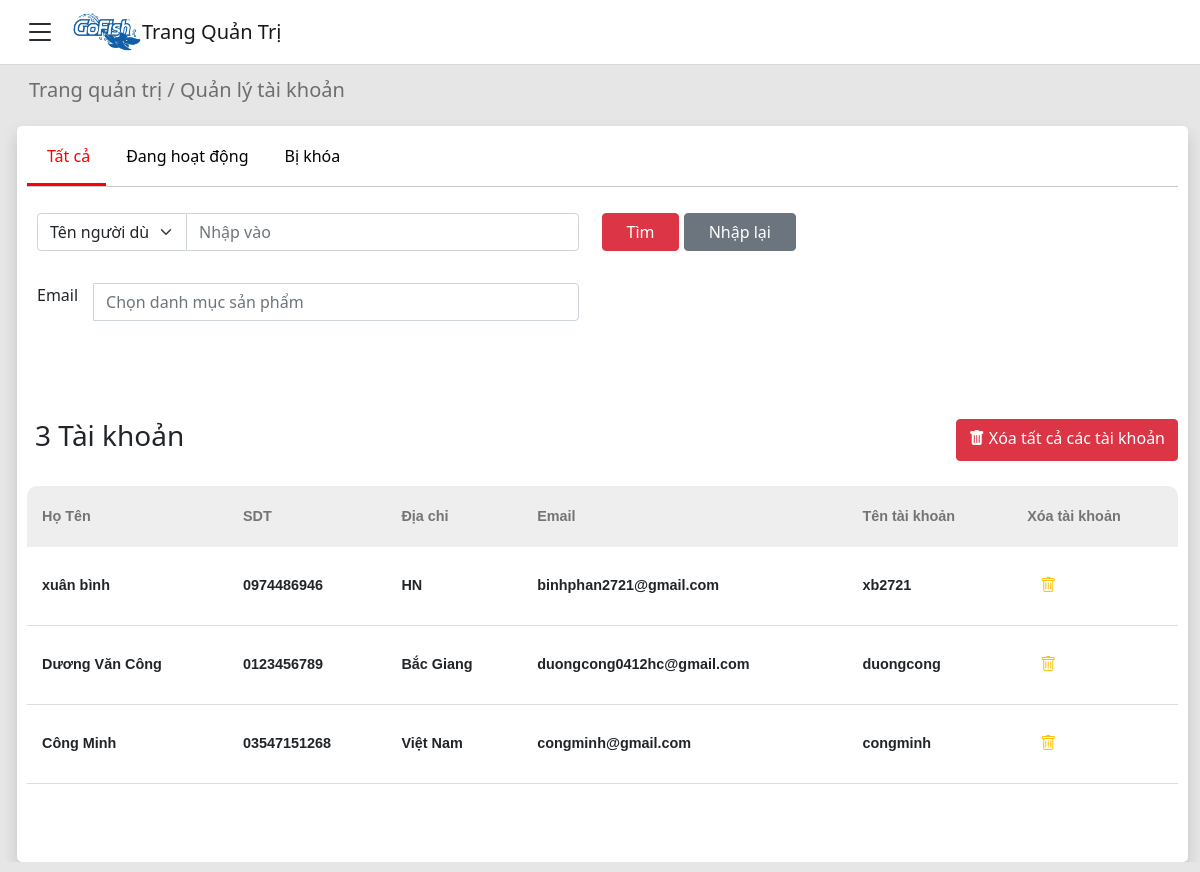
/admin/account.php (signed in), run on the app's committed database.
### tables this page shows
CREATE TABLE `users` (
  `id` int(11) NOT NULL,
  `fullname` varchar(250) NOT NULL,
  `username` varchar(30) NOT NULL,
  `email` varchar(100) NOT NULL,
  `phone` varchar(11) NOT NULL,
  `address` varchar(250) NOT NULL,
  `password` varchar(250) NOT NULL,
  `status` int(11) NOT NULL DEFAULT 0,
  `email_verification_link` varchar(255) NOT NULL,
  `email_verified_at` timestamp NULL DEFAULT NULL
);

### admin/account.php (the view, shortened to what this page needs)
<?php
include "../config/constants.php";
?>
<!DOCTYPE html>
<html lang="vi">
<head>
    <link href="https://cdn.jsdelivr.net/npm/bootstrap@5.0.2/dist/css/bootstrap.min.css" rel="stylesheet">
    <link rel="stylesheet" href="https://cdn.jsdelivr.net/npm/bootstrap-icons@1.8.1/font/bootstrap-icons.css">
    <link rel="stylesheet" href="https://cdnjs.cloudflare.com/ajax/libs/font-awesome/6.0.0/css/all.min.css" />
    <link rel="stylesheet" href="<?php echo SITEURL ?>seller/assets/css/style.css">
</head>
<body>
    <div class="container-fluid fixed-top">
        <div class="row">
            <div class="col-md-12 p-0">
                <nav class="navbar navbar-expand-lg navbar-light">
                    <div class="container-fluid">
                        <i id="btn-menu" class="bi bi-list me-3 fs-2" type="button"></i>
                        <a href="<?php echo SITEURL ?>">
                            <img src="<?php echo SITEURL ?>seller/assets/img/logo-1.png" alt="" class="logo">
                        </a>
                        <a class="navbar-brand me-auto" href="admin.php">Trang Quản Trị</a>
                    </div>
                </nav>
            </div>
        </div>
    </div>
    <div class="container-fluid main">
        <div class="row">
            <div class="col main-right container-fluid row show">
<div class="col-md-12 mt-2 mb-3 nav-page">
    <h5 class="text-muted"><a href="../index.php">Trang quản trị</a> / </span><a href="">Quản lý tài khoản</a></h5>
</div>
<div class="col-md-12 manage-products shadow">
    <div class="col-md-12">
        <ul class="nav">
            <li class="nav-item">
                <a type="button" class="nav-mng-product nav-link active <?php echo ($tableType == "all" ? "active" : "") ?>">Tất cả</a>
            </li>
            <li class="nav-item">
                <a type="button" class="nav-mng-product nav-link <?php echo ($tableType == "active" ? "active" : "") ?>">Đang hoạt động</a>
            </li>
            <li class="nav-item">
                <a type="button" class="nav-mng-product nav-link <?php echo ($tableType == "locked" ? "active" : "") ?>">Bị khóa</a>
            </li>
        </ul>
        <hr class="mt-0">
    </div>
    <div class="col-md-12 products-search">
        <form>
            <div class="input-group col-md-12 mb-3">
                <div class=" col-lg-6 pe-4">
                    <div class="input-group mb-3">
                        <select class="form-select select-ten">
                            <option value="0" selected>Tên người dùng</option>
                        </select>
                        <input id="productNameSearch" type="text" class="form-control" placeholder="Nhập vào">
                    </div>
                </div>
                <div class="col-md-12 col-lg-3 pe-4">
                    <button class="btn btn-danger px-4">Tìm</button>
                    <button class="btn btn-secondary px-4">Nhập lại</button>
                </div>
            </div>
            <div class="col-md-12 col-lg-6 pe-4">
                    <div class="input-group mb-3">
                        <span class="pe-3">Email</span>
                        <input type="email" class="form-control" placeholder="Chọn danh mục sản phẩm">
                    </div>
                </div>
        </form>
    </div>
    <div class="col-md-12 mt-3">
        <div class="d-flex justify-content-between">
            <?php
            $sql_users = "SELECT * FROM users";
            $res_users = $conn->query($sql_users);
            $count_users = $res_users->num_rows;
            ?>
            <h3 class="ms-2" id="label-count-prod"><?php echo $count_users ?> Tài khoản </h3>
            <a type="button"  href="processDeleteAllAcc.php" onclick="return confirm('Xóa tài khoản sẽ xóa hết sản phẩm và giỏ hàng của tài khoản! Bạn có chắc chắn muốn xóa? ')" class="btn btn-danger ms-auto">
                <i class="bi bi-trash-fill me-1"></i>Xóa tất cả các tài khoản
            </a>
        </div>
        <table class="styled-table">
            <thead>
                <tr>
                    <th>Họ Tên</th>
                    <th>SDT</th>
                    <th>Địa chỉ</th>
                    <th>Email</th>
                    <th>Tên tài khoản</th>
                    <th>Xóa tài khoản</th>
                </tr>
            </thead>
            <tbody id="table-products">
                <?php
                $sql = "Select id, fullname, phone, address, email, username from users";
                        $result = mysqli_query($conn,$sql);
                        if (mysqli_num_rows($result) > 0){
                            while($row = mysqli_fetch_assoc($result)){
                    ?>
                                <tr>
                                    <th scope="row"><?php echo $row['fullname']; ?></th>
                                    <th><?php echo $row['phone']; ?></th>
                                    <th><?php echo $row['address']; ?></th>
                                    <th><?php echo $row['email']; ?></th>
                                    <th><?php echo $row['username']; ?></th>
                                    <th>
                                    <a onclick="return confirm('Xóa tài khoản sẽ xóa hết sản phẩm và giỏ hàng của tài khoản! Bạn có chắc chắn muốn xóa? ')" type="button"  class="btn ms-auto text-warning"
                                        href="processDeleteAcc.php?id=<?php echo $row['id']; ?>">
                                        <i class="bi bi-trash"></i>
                                    </a>
                                    </th>
                                </tr>
                                <?php
                            }
                        }
                        ?>
            </tbody>
        </table>
    </div>
</div>
<?php
include "../seller/partials/footer.php";
?>

### seller/assets/css/style.css (style rules this page uses)
body { background-color: rgb(230, 230, 230); }
.navbar { background-color: white; border-bottom: solid 1px rgb(216, 216, 216); }
.logo { width: 70px; }
.main { background-color: rgb(230, 230, 230); height: 92vh; }
.main-right { position: relative; transition: margin 0.5s; margin: 70px 0px 10px 255px !important; overflow: auto; }
.main-right.show { margin-left: 5px !important; }
.nav-page h5 a { text-decoration: none; color: rgb(109, 109, 109); display: inline; padding-bottom: 0; }
.manage-products { min-height: 92vh; padding: 10px; background-color: rgb(255, 255, 255); border-radius: 5px; margin-top: 0px; }
.manage-products div ul li a { text-decoration: none; color: black; padding-left: 20px; font-weight: 400; display: block; padding-bottom: 15px; }
.manage-products div ul li a.active { color: red; border-bottom: solid red; font-weight: 500; }
.products-search { min-height: 200px; padding: 10px; border-radius: 5px; margin-top: 0px; }
.select-ten { max-width: 150px; }
.styled-table { border-collapse: collapse; margin: 25px 0; font-size: 0.9em; font-family: sans-serif; min-width: 100%; border-radius: 10px; }
.styled-table thead tr { background-color: rgb(238, 238, 238); color: #747474; text-align: left; border-radius: 10px; }
.styled-table th, .styled-table td { padding: 20px 15px; }
.styled-table th { border-bottom: 0; }
.styled-table th:first-child { border-top-left-radius: 10px; }
.styled-table th:last-child { border-top-right-radius: 10px; }
.styled-table tbody tr { border-bottom: 1px solid #dddddd; }

### data on the page
users: fullname "xuân bình", phone "0974486946", address "HN", email "binhphan2721@gmail.com", username "xb2721"
users: fullname "Dương Văn Công", phone "0123456789", address "Bắc Giang", email "duongcong0412hc@gmail.com", username "duongcong"
users: fullname "Công Minh", phone "03547151268", address "Việt Nam", email "congminh@gmail.com", username "congminh"

### other printed values
$count_users "3"
